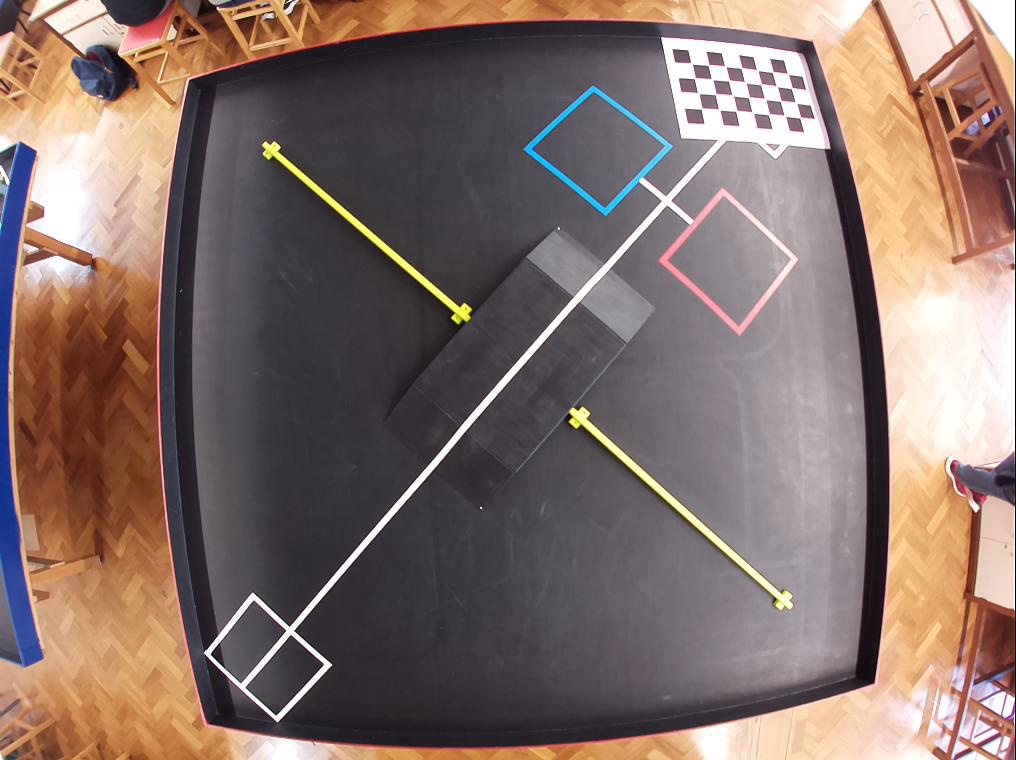
#> input picture camera/alt_photos_for_calib/frame1.jpg, 1016 x 760 px, given in place of video.mjpeg, which was not available
$ python findGoals.py   (older library calls are emulated)
#> lines starting #> are read from the running program, lines starting #| are printed output that depends on the picture; after the words box and inside, x2 and y2 are one past the last pixel; in counts of white or black regions, pixels touching at a corner belong together; pictures that were not available may be replaced by others from this repository, and a replacement may not be noted
#> further down, frame is the input picture: shape (760, 1016, 3); mean B, G, R 106.4, 112.6, 132
import cv2
import numpy as np
import keyboard
import glob

from numpy.core.numeric import Infinity

DIM=(1016, 760)
K=np.array([[617.0246864588934, 0.0, 498.84953870958276], [0.0, 620.5390466649645, 395.6528980159782], [0.0, 0.0, 1.0]])
D=np.array([[0.15842294486041952], [-0.8060115044560319], [1.463190158015197], [-0.9325973032567597]])

def undistort(img):
	h,w = img.shape[:2]
#> h = 760; w = 1016

	diml = img.shape[:2][::-1]
#> diml = (1016, 760)

	assert diml[0] / diml[1] == DIM[0] / DIM[1]

	dim2 = diml
#> dim2 = (1016, 760)

	dim3 = diml
#> dim3 = (1016, 760)

	scaled_K = K * diml[0] / DIM[0]
	scaled_K[2][2] = 1.0

	balance = 0.0

	new_K = cv2.fisheye.estimateNewCameraMatrixForUndistortRectify(scaled_K, D, dim2, np.eye(3), balance=balance)
	map1, map2 = cv2.fisheye.initUndistortRectifyMap(scaled_K, D, np.eye(3), new_K, dim3, cv2.CV_16SC2)
	undistorted_img = cv2.remap(img, map1, map2, interpolation=cv2.INTER_LINEAR, borderMode=cv2.BORDER_CONSTANT)
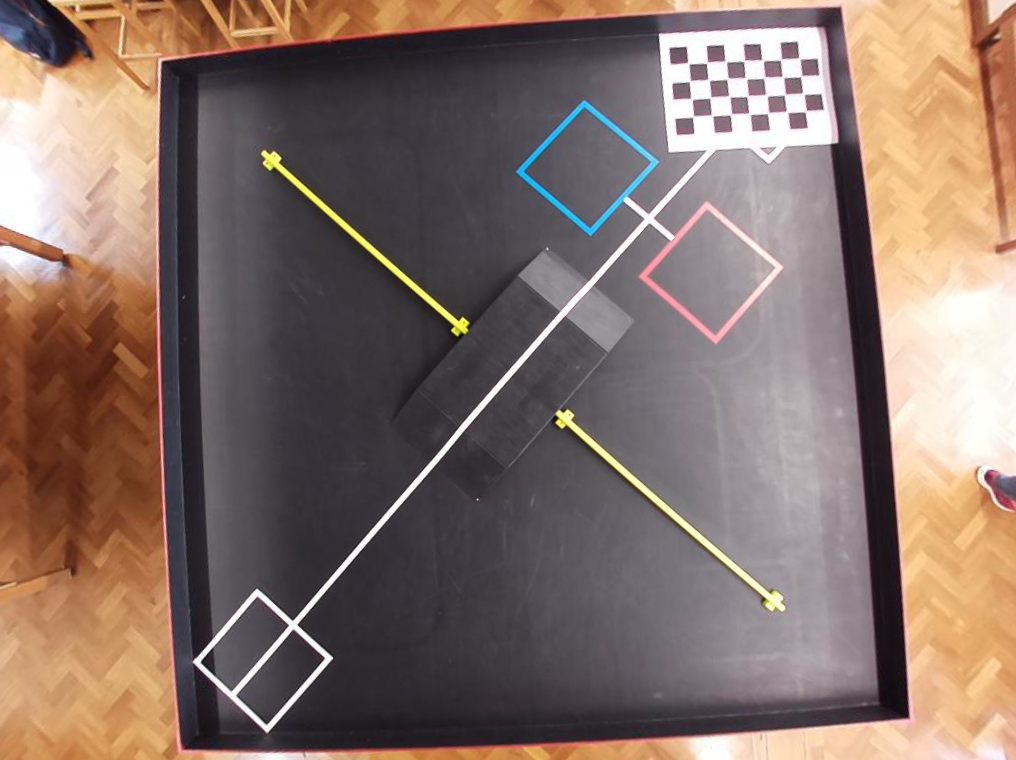
#> undistorted_img: shape (760, 1016, 3); mean B, G, R 104.9, 113.2, 133.1

	return undistorted_img

def isolateCenter(img):
	img = undistort(img)

	box = np.array([
            [[201,735]],
            [[178,76]],
            [[813,36]],
            [[878,705]]
        ])

	src_pts = box.astype("float32")

	width = (int)(((201-878)**2 + (735-705)**2)**0.5)
	height = (int)(((201-178)**2 + (735-76)**2)**0.5)

	dst_pts = np.array([[0, height-1],
                        [0, 0],
                        [width-1, 0],
                        [width-1, height-1]], dtype="float32")

	M = cv2.getPerspectiveTransform(src_pts, dst_pts)
	warped = cv2.warpPerspective(img, M, (width, height))
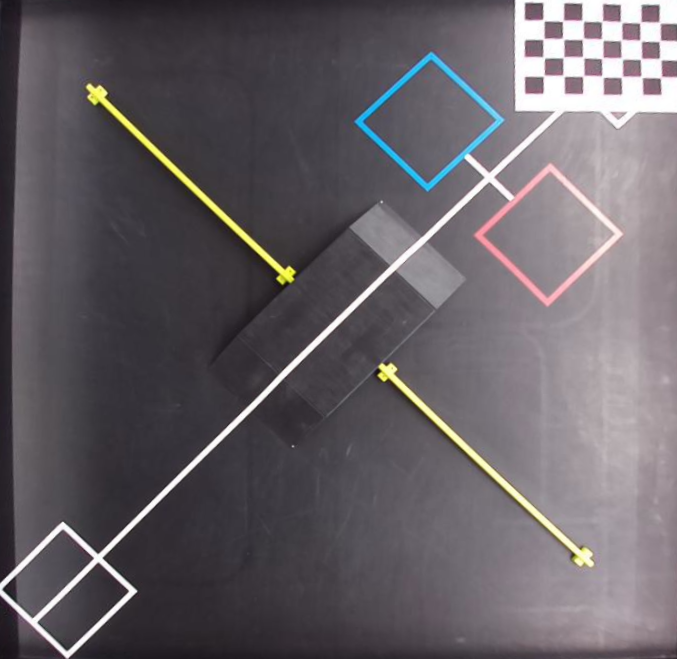
#> warped: shape (659, 677, 3); mean B, G, R 101.9, 96.6, 102.1

	return(warped)

def findContors(img):
	#img = undistort(img)
	img = isolateCenter(img)

	imgB = cv2.cvtColor(img,cv2.COLOR_BGR2GRAY)
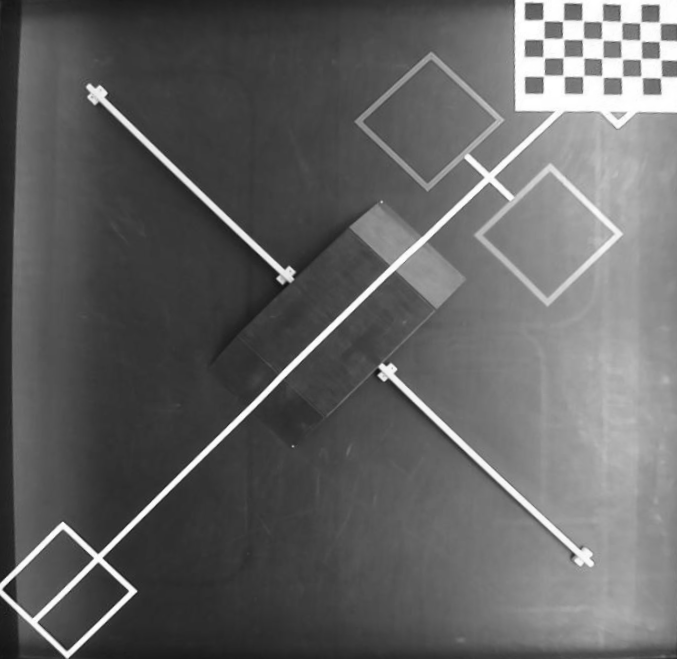
#> imgB: shape (659, 677); min 17, max 255, mean 98.8

	imgBlur = cv2.GaussianBlur(imgB , (3,3) , 0)

	imgEdge = cv2.Canny(image = imgBlur, threshold1=0, threshold2=255)
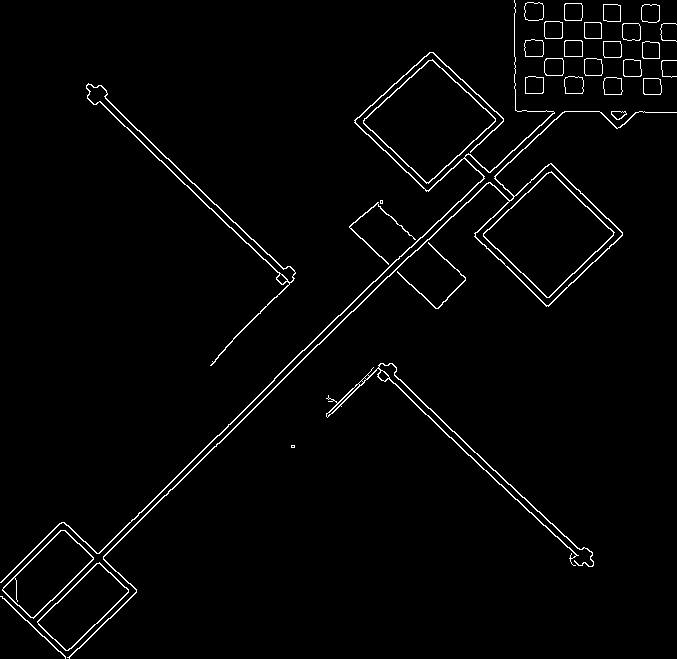
#> imgEdge: shape (659, 677); 2.1% white in thin lines or dots

	contours, heirachy = cv2.findContours(imgEdge,cv2.RETR_TREE,cv2.CHAIN_APPROX_NONE)
#> contours = 68 contours, 10 with area under 20; largest, box (x1, y1, x2, y2) and area: (67, 111, 677, 659) 11453, (475, 163, 623, 306) 10588, (363, 59, 496, 184) 8530, (483, 171, 615, 298) 8518, (363, 60, 496, 183) 8290

	polyContours = []

	blueGoal = [Infinity,0]
	redGoal = [Infinity,0]
	whiteGoal = [Infinity,0]

	max = 0
	cont = []

	for i in range(len(contours)):
		if heirachy[0][i][2] > max:
			max = heirachy[0][i][2]

		if heirachy[0][i][2] < 0:
			polyContours.append(contours[i])
#> this loop made 68 passes
#> after the loop, max = 66; polyContours = 39 contours, 8 with area under 20; largest, box (x1, y1, x2, y2) and area: (363, 60, 496, 183) 8290, (483, 172, 614, 298) 8274, (2, 530, 94, 618) 3610, (37, 563, 129, 651) 3568, (86, 84, 296, 283) 1777

	for i in range(len(polyContours)):
	 	M = cv2.moments(polyContours[i])
	 	if M['m00'] != 0.0:
			 x = M['m10'] / M['m00']
			 y = M['m01'] / M['m00']

			 if (430 - x)**2 + (120 - y)**2 < blueGoal[0]:
				 blueGoal[0] = (430 - x)**2 + (120 - y)**2
				 blueGoal[1] = polyContours[i]

			 if (550 - x)**2 + (235 - y)**2 < redGoal[0]:
				 redGoal[0] = (550 - x)**2 + (235 - y)**2
				 redGoal[1] = polyContours[i]

			 if (615 - x)**2 + (53 - y)**2 < whiteGoal[0]:
				 whiteGoal[0] = (615 - x)**2 + (53 - y)**2
				 whiteGoal[1] = polyContours[i]
#> this loop made 39 passes
#> (x, y) on passes 1 to 12: (33.28, 626.7), (82.64, 606.5), (47.52, 573.3), (292.5, 446), (328, 398), (342.3, 400.1), (360.5, 382.5), (363.5, 379.5), (366.5, 376.5), (382.9, 375.6), (435.8, 280.3), (375.1, 229.4)
#> after the loop, blueGoal = 2 items, first 2: 1.51, contour of 267 points, box (x1, y1, x2, y2) (363, 60, 496, 183), area 8290; redGoal = 2 items, first 2: 3.82, contour of 263 points, box (x1, y1, x2, y2) (483, 172, 614, 298), area 8274; whiteGoal = 2 items, first 2: 25.59, contour of 61 points, box (x1, y1, x2, y2) (603, 41, 622, 58), area 280

	 		#img = cv2.circle(img, (int(M['m10']/M['m00']),int(M['m01']/M['m00'])), radius=5, color=(0, 0, 255), thickness=-1)

	cv2.circle(img, (430,120), 5, (255,0,0), -1)
#> img: shape (659, 677, 3); 0.02% of pixels changed, all inside (x1, y1, x2, y2) = (425, 115, 436, 126)
	cv2.circle(img, (550,235), 5, (0,0,255), -1)
#> img: shape (659, 677, 3); mean B, G, R 101.9, 96.6, 102.1
	cv2.circle(img, (615,53), 5, (255,255,255), -1)
#> img: shape (659, 677, 3); mean B, G, R 101.9, 96.6, 102.2

	cv2.drawContours(img, blueGoal[1], -1, (255,0,0), 2)
	cv2.drawContours(img, redGoal[1], -1, (0,0,255), 2)
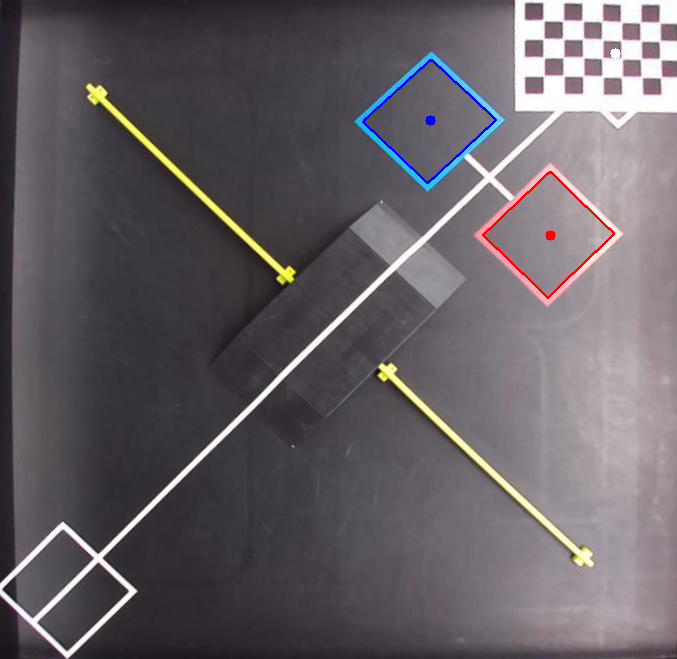
#> img: shape (659, 677, 3); mean B, G, R 101.8, 96.1, 102.1
	cv2.drawContours(img, whiteGoal[1], -1, (255,255,255), 2)
#> img: shape (659, 677, 3); 0.04% of pixels changed, all inside (x1, y1, x2, y2) = (602, 40, 623, 59)

	cv2.imshow("trest",img)


# images = glob.glob('D:/George/Documents/GitHub/IDP_M201/camera/calibrate/*.jpg')

# for frame in images:
#     findContors(cv2.imread(frame))
#     cv2.waitKey(0)0


# Create VideoCapture object and read from camera address
cam = cv2.VideoCapture("http://localhost:8081/stream/video.mjpeg")

# Check if camera is opened successfully
if (cam.isOpened() == False):
	print("Error opening video stream")

count = 0
# Read until video is completed
while cam.isOpened():
	# Capture frame-by-frame
	ret, frame = cam.read()
	if ret == True:

		ret = findContors(frame)
		cv2.waitKey(1)

		#Display the resulting frame
		#cv2.imshow("undistorted",undistort(frame))
		# Press Q on keyboard to exit

		if keyboard.is_pressed('q'):
#> (key q is pressed here)
			break

		# Press S to save frame
		if keyboard.is_pressed('s'):
			count += 1
			cv2.imwrite("frame%d.jpg" % count, frame)

	# Break the loop
	else:
		print("Failed to read camera")
		break

# When everything done, release the video capture object
cam.release()

# Close all the frames
cv2.destroyAllWindows()

'References: https://www.geeksforgeeks.org/camera-calibration-with-python-opencv/'
'https://medium.com/@kennethjiang/calibrate-fisheye-lens-using-opencv-333b05afa0b0'
